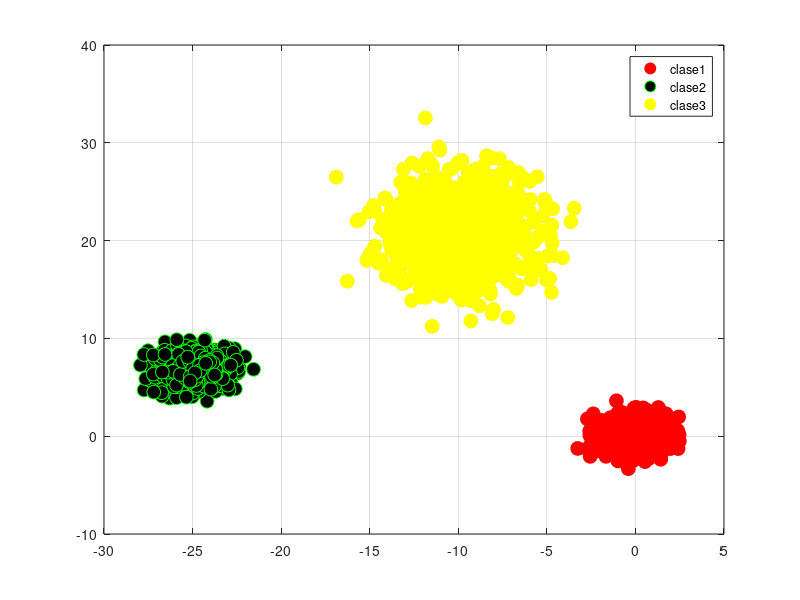

Recreate this plot in MATLAB.
clc
clear all
close all
warning off all

%generando las clases
c1x=randn(1,1000);
c1y=randn(1,1000);

c2x=randn(1,1000)-25;
c2y=randn(1,1000)+7;

c3x=(randn(1,1000)-5)*2;
c3y=(randn(1,1000)+7)*3;


%graficando clases
figure(1)
plot(c1x(1,:),c1y(1,:),'ro','MarkerFaceColor','r','MarkerSize',10)
grid on
hold on
plot(c2x(1,:),c2y(1,:),'go','MarkerFaceColor','k','MarkerSize',10)
plot(c3x(1,:),c3y(1,:),'yo','MarkerFaceColor','y','MarkerSize',10)
legend('clase1','clase2','clase3')
disp('fin de proceso...')